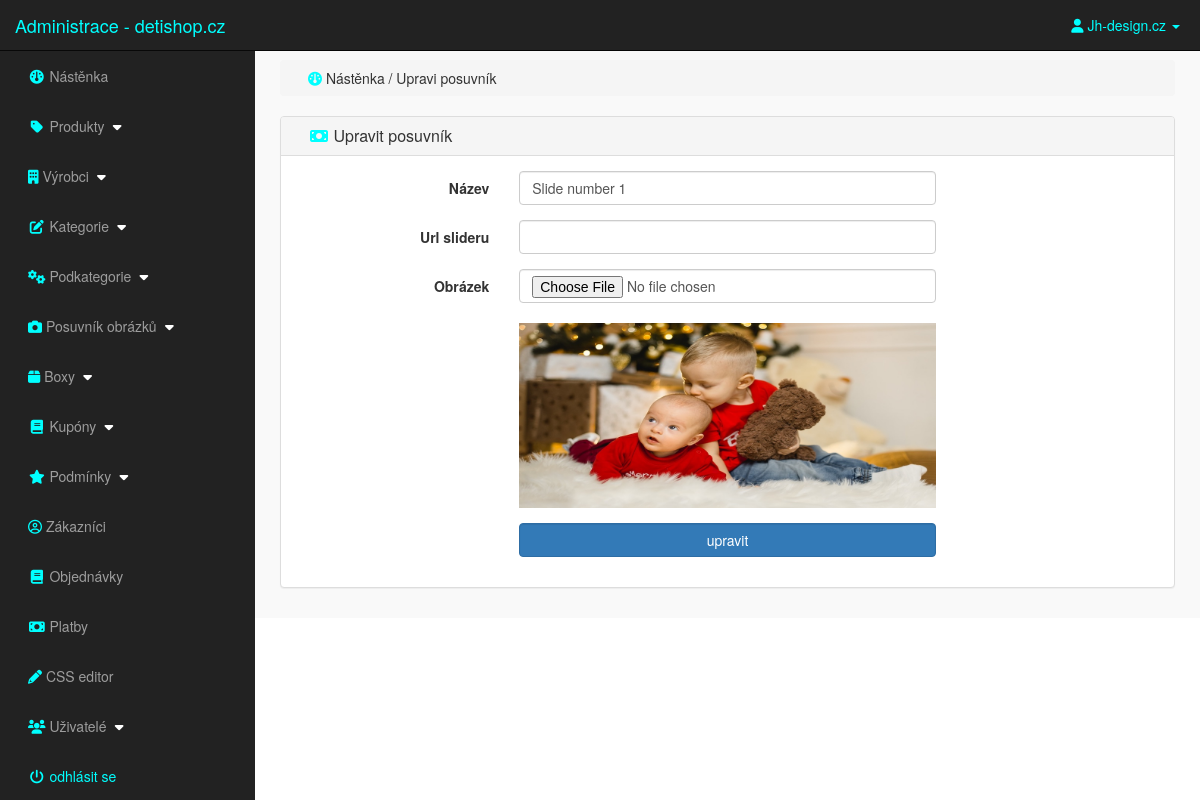
The app's page /admin_area/index.php?edit_slide=1 (signed in) with its own data.
### tables this page shows
CREATE TABLE `slider` (
  `slide_id` int(10) NOT NULL,
  `slide_name` varchar(255) NOT NULL,
  `slide_url` varchar(255) NOT NULL,
  `slide_image` text NOT NULL
);

### admin_area/edit_slide.php (the view, shortened to what this page needs)
<?php
    if(!isset($_SESSION['admin_email'])){
        echo "<script>window.open('login.php','_self')</script>";
    }else{
?>
<?php
    if(isset($_GET['edit_slide'])){
        $edit_slide_id = $_GET['edit_slide'];
        $edit_slide = "select * from slider where slide_id='$edit_slide_id'";
        $run_edit_slide = mysqli_query($con,$edit_slide);
        $row_edit_slide = mysqli_fetch_array($run_edit_slide);
        $slide_name = $row_edit_slide['slide_name'];
        $slide_url = $row_edit_slide['slide_url'];
        $slide_image = $row_edit_slide['slide_image'];
    }
?>
<div class="row">
    <div class="col-lg-12">
        <ol class="breadcrumb">
            <li>
                <i class="fa fa-dashboard"></i> Nástěnka / Upravi posuvník
            </li>
        </ol>
    </div>
</div>
<div class="row">
    <div class="col-lg-12">
        <div class="panel panel-default">
            <div class="panel-heading">
                <h3 class="panel-title">
                    <i class="fa fa-money fa-fw"></i> Upravit posuvník
                </h3>
            </div>
            <div class="panel-body">
                <form action="" class="form-horizontal" method="post" enctype="multipart/form-data">
                    <div class="form-group">
                        <label for="" class="control-label col-md-3">
                            Název
                        </label>
                        <div class="col-md-6">
                            <input name="slide_name" type="text" class="form-control" value="<?php echo $slide_name; ?>">
                        </div>
                    </div>
                    <div class="form-group">
                    <label for="" class="control-label col-md-3">
                        Url slideru
                    </label>
                    <div class="col-md-6">
                        <input name="slide_url" type="text" class="form-control" value="<?php echo $slide_url; ?>">
                    </div>
                </div>
                    <div class="form-group">
                        <label for="" class="control-label col-md-3">
                            Obrázek
                        </label>
                        <div class="col-md-6">
                            <input type="file" name="slide_image" class="form-control">
                            <br/>
                            <img src="slides_images/<?php echo $slide_image; ?>" class="img-responsive">
                        </div>
                    </div>
                    <div class="form-group">
                        <label for="" class="control-label col-md-3"></label>
                        <div class="col-md-6">
                            <input type="submit" name="update" value="upravit" class="btn btn-primary form-control">
                        </div>
                    </div>
                </form>
            </div>
        </div>
    </div>
</div>
<?php } ?>

### admin_area/includes/sidebar.php (shortened to what this page needs)
<?php include "includes/header.php";
?>
<?php
if(!isset($_SESSION['admin_email'])){
    echo "<script>window.open('login.php','_self')</script>";
} else {
?>
<nav class="navbar navbar-inverse navbar-fixed-top">
    <div class="navbar-header">
        <a href="index.php?dashboard" class="navbar-brand" style="color:aqua;"> Administrace - detishop.cz</a>
    </div>
    <ul class="nav navbar-right top-nav">
        <li class="dropdown">
            <a href="#" class="dropdown-toggle" data-toggle="dropdown"style="color:aqua;margin-right:20px;">
                <i class="fa fa-user"></i> <?php echo $admin_name;?> <b class="caret"></b>
            </a>
        </li>
    </ul>
    <div class="collapse navbar-collapse navbar-ex1-collapse">
        <ul class="nav navbar-nav side-nav">
            <li>
                <a href="index.php?dashboard">
                    <i class="fa fa-fw fa-dashboard"></i> Nástěnka
                </a>
            </li>
            <li>
                <a href="#" data-toggle="collapse" data-target="#products">
                    <i class="fa fa-fw fa-tag"></i> Produkty
                    <i class="fa fa-fw fa-caret-down"></i>
                </a>
            </li>
            <li>
                <a href="#" data-toggle="collapse" data-target="#manufacturer">
                        <i class="fas fa-building"></i> Výrobci
                        <i class="fa fa-fw fa-caret-down"></i>
                </a>
            </li>
            <li>
                <a href="#" data-toggle="collapse" data-target="#cat">
                    <i class="fa fa-fw fa-edit"></i> Kategorie
                    <i class="fa fa-fw fa-caret-down"></i>
                </a>
            </li>
            <li>
                <a href="#" data-toggle="collapse" data-target="#p_cat">
                    <i class="fas fa-cogs"></i> Podkategorie
                    <i class="fa fa-fw fa-caret-down"></i>
                </a>
            </li>
            <li>
                <a href="#" data-toggle="collapse" data-target="#slides">
                    <i class="fas fa-camera"></i> Posuvník obrázků
                    <i class="fa fa-fw fa-caret-down"></i>
                </a>
            </li>
                <li>
                <a href="#" data-toggle="collapse" data-target="#boxes">
                        <i class="fas fa-box"></i> Boxy
                        <i class="fa fa-fw fa-caret-down"></i>
                </a>
            </li>
            <li>
                <a href="#" data-toggle="collapse" data-target="#coupon">
                        <i class="fa fa-fw fa-book"></i> Kupóny
                        <i class="fa fa-fw fa-caret-down"></i>
                </a>
            </li>
            <li>
                <a href="#" data-toggle="collapse" data-target="#terms">
                        <i class="fa fa-fw fa-star"></i> Podmínky
                        <i class="fa fa-fw fa-caret-down"></i>
                </a>
            </li>
            <li>
                    <a href="index.php?view_customers">
                    <i class="far fa-user-circle"></i> Zákazníci
                </a>
            </li>
            <li>
                <a href="index.php?view_orders">
                    <i class="fa fa-fw fa-book"></i> Objednávky
                </a>
            </li>
            <li>
                <a href="index.php?view_payments">
                    <i class="fa fa-fw fa-money"></i> Platby
                </a>
            </li>
            <li>
                    <a href="index.php?edit_css">
                    <i class="fas fa-pencil-alt"></i> CSS editor
                </a>
            </li>
            <li>
                <a href="#" data-toggle="collapse" data-target="#users">
                        <i class="fa fa-fw fa-users"></i> Uživatelé
                        <i class="fa fa-fw fa-caret-down"></i>
                </a>
            </li>
            <li>
                <a href="logout.php" style="color:aqua;">
                    <i class="fa fa-fw fa-power-off"></i> odhlásit se
                </a>
            </li>
        </ul>
    </div>
</nav>
<?php } ?>

### admin_area/css/style.css (style rules this page uses)
body { margin-top: 100px; }
@media (min-width: 768px) { body { margin-top: 50px; } }
.top-nav>li { float: left; display: inline-block; }
.top-nav>li>a { color: #999999; line-height: 20px; padding-top: 15px; padding-bottom: 15px; }
@media (min-width: 768px) { .side-nav { position: fixed; top: 51px; bottom: 0; width: 255px; overflow-y: auto; overflow-x: hidden; background-color: #222222; padding-bottom: 40px; border-radius: 0; } }
@media (min-width: 768px) { .side-nav>li>a { width: 255px; } }
.panel-body { border-radius: 5px; }
.fa-dashboard, .fa-tag, .fa-building, .fa-edit, .fa-cogs, .fa-camera, .fa-box, .fa-book, .fa-star, .fa-user-circle, .fa-book, .fa-money, .fa-pencil-alt, .fa-users, .fa-power-off { color:aqua; margin-left:13px; }
.fa-caret-down { color: white; }

### records on screen
slider: slide_name "Slide number 1", slide_image (picture)

### other values on screen
$admin_name "Jh-design.cz"
